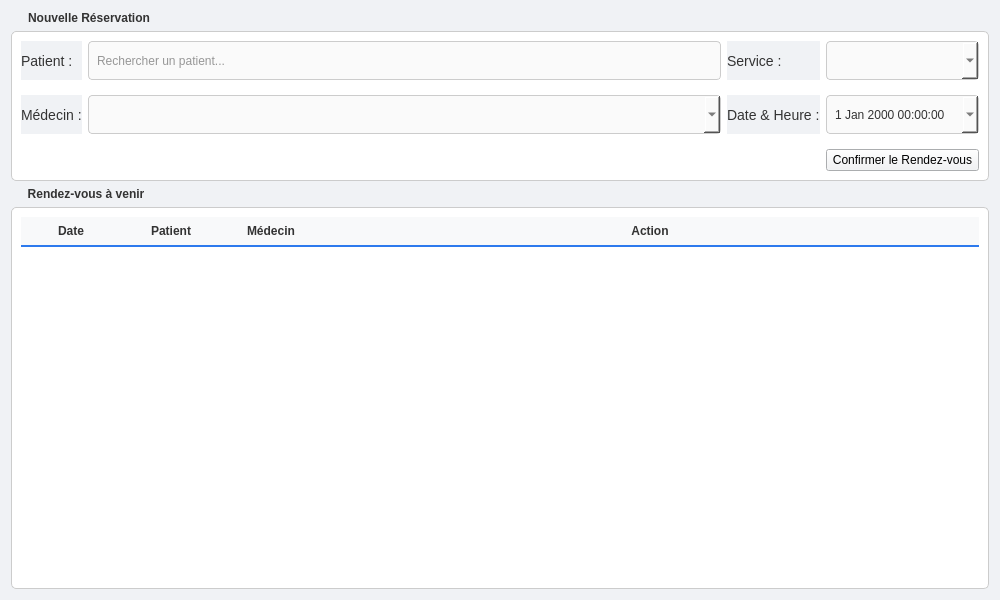
<?xml version="1.0" encoding="UTF-8"?>
<ui version="4.0">
 <class>PageRDV</class>
 <widget class="QWidget" name="PageRDV">
  <property name="geometry">
   <rect>
    <x>0</x>
    <y>0</y>
    <width>1000</width>
    <height>600</height>
   </rect>
  </property>
  <property name="windowTitle">
   <string>Prise de Rendez-vous</string>
  </property>
  <property name="styleSheet">
   <string notr="true">/* --- STYLE LOCAL --- */
QWidget { 
    font-family: &quot;Segoe UI&quot;, sans-serif; 
    background-color: #f0f2f5; 
}

/* Groupes */
QGroupBox { 
    font-weight: bold; 
    border: 1px solid #ccc; 
    border-radius: 5px; 
    margin-top: 20px; 
    background-color: white; 
    color: #333333; 
}
QGroupBox::title { 
    subcontrol-origin: margin; 
    left: 10px; 
    padding: 0 5px; 
    color: #333333; 
}

/* Labels */
QLabel {
    color: #333333;
    font-size: 14px;
}

/* --- FIX VISIBILITÉ CHAMPS --- */
QLineEdit, QComboBox, QDateTimeEdit { 
    border: 1px solid #ccc; 
    border-radius: 4px; 
    padding: 6px; 
    background-color: #fafafa; 
    min-height: 25px;
    color: #333333; /* Texte noir important */
}

QLineEdit:focus, QComboBox:focus, QDateTimeEdit:focus { 
    border: 1px solid #2d7aed; 
    background-color: white; 
}

/* Liste Déroulante */
QComboBox QAbstractItemView {
    background-color: white;
    color: #333333;
    selection-background-color: #2d7aed;
    selection-color: white;
    outline: 0;
}

/* Boutons */
QPushButton.ActionBtn { 
    background-color: #2d7aed; 
    color: white; 
    border: none; 
    border-radius: 4px; 
    padding: 8px 16px; 
    font-weight: bold; 
}
QPushButton.ActionBtn:hover { background-color: #1a5fc7; }

/* Tableau */
QTableWidget { 
    background-color: white; 
    border: none; 
    gridline-color: #f0f0f0;
    color: #333333; 
}
QHeaderView::section {
    background-color: #f8f9fa;
    padding: 5px;
    border: none;
    border-bottom: 2px solid #2d7aed;
    font-weight: bold;
    color: #333333;
}
</string>
  </property>
  <layout class="QVBoxLayout" name="verticalLayout_main">
   <item>
    <widget class="QGroupBox" name="groupBox_new_rdv">
     <property name="title">
      <string>Nouvelle Réservation</string>
     </property>
     <layout class="QGridLayout" name="gridLayout">
      <property name="verticalSpacing">
       <number>15</number>
      </property>
      <item row="0" column="0">
       <widget class="QLabel" name="lbl_patient">
        <property name="text">
         <string>Patient :</string>
        </property>
       </widget>
      </item>
      <item row="0" column="1">
       <widget class="QLineEdit" name="lineEdit_patient_search">
        <property name="placeholderText">
         <string>Rechercher un patient...</string>
        </property>
       </widget>
      </item>
      <item row="0" column="2">
       <widget class="QLabel" name="lbl_service">
        <property name="text">
         <string>Service :</string>
        </property>
       </widget>
      </item>
      <item row="0" column="3">
       <widget class="QComboBox" name="combo_service">
        </widget>
      </item>
      <item row="1" column="0">
       <widget class="QLabel" name="lbl_doctor">
        <property name="text">
         <string>Médecin :</string>
        </property>
       </widget>
      </item>
      <item row="1" column="1">
       <widget class="QComboBox" name="combo_doctor"/>
      </item>
      <item row="1" column="2">
       <widget class="QLabel" name="lbl_date">
        <property name="text">
         <string>Date &amp; Heure :</string>
        </property>
       </widget>
      </item>
      <item row="1" column="3">
       <widget class="QDateTimeEdit" name="dateTimeEdit_rdv">
        <property name="calendarPopup">
         <bool>true</bool>
        </property>
       </widget>
      </item>
      <item row="2" column="3">
       <widget class="QPushButton" name="btn_confirm">
        <property name="class" stdset="0">
         <string>ActionBtn</string>
        </property>
        <property name="text">
         <string>Confirmer le Rendez-vous</string>
        </property>
       </widget>
      </item>
     </layout>
    </widget>
   </item>
   <item>
    <widget class="QGroupBox" name="groupBox_list">
     <property name="title">
      <string>Rendez-vous à venir</string>
     </property>
     <layout class="QVBoxLayout" name="verticalLayout_table">
      <item>
       <widget class="QTableWidget" name="table_rdv">
        <property name="alternatingRowColors">
         <bool>true</bool>
        </property>
        <property name="selectionBehavior">
         <enum>QAbstractItemView::SelectRows</enum>
        </property>
        <attribute name="horizontalHeaderStretchLastSection">
         <bool>true</bool>
        </attribute>
        <attribute name="verticalHeaderVisible">
         <bool>false</bool>
        </attribute>
        <column>
         <property name="text">
          <string>Date</string>
         </property>
        </column>
        <column>
         <property name="text">
          <string>Patient</string>
         </property>
        </column>
        <column>
         <property name="text">
          <string>Médecin</string>
         </property>
        </column>
        <column>
         <property name="text">
          <string>Action</string>
         </property>
        </column>
       </widget>
      </item>
     </layout>
    </widget>
   </item>
  </layout>
 </widget>
 <resources/>
 <connections/>
</ui>
